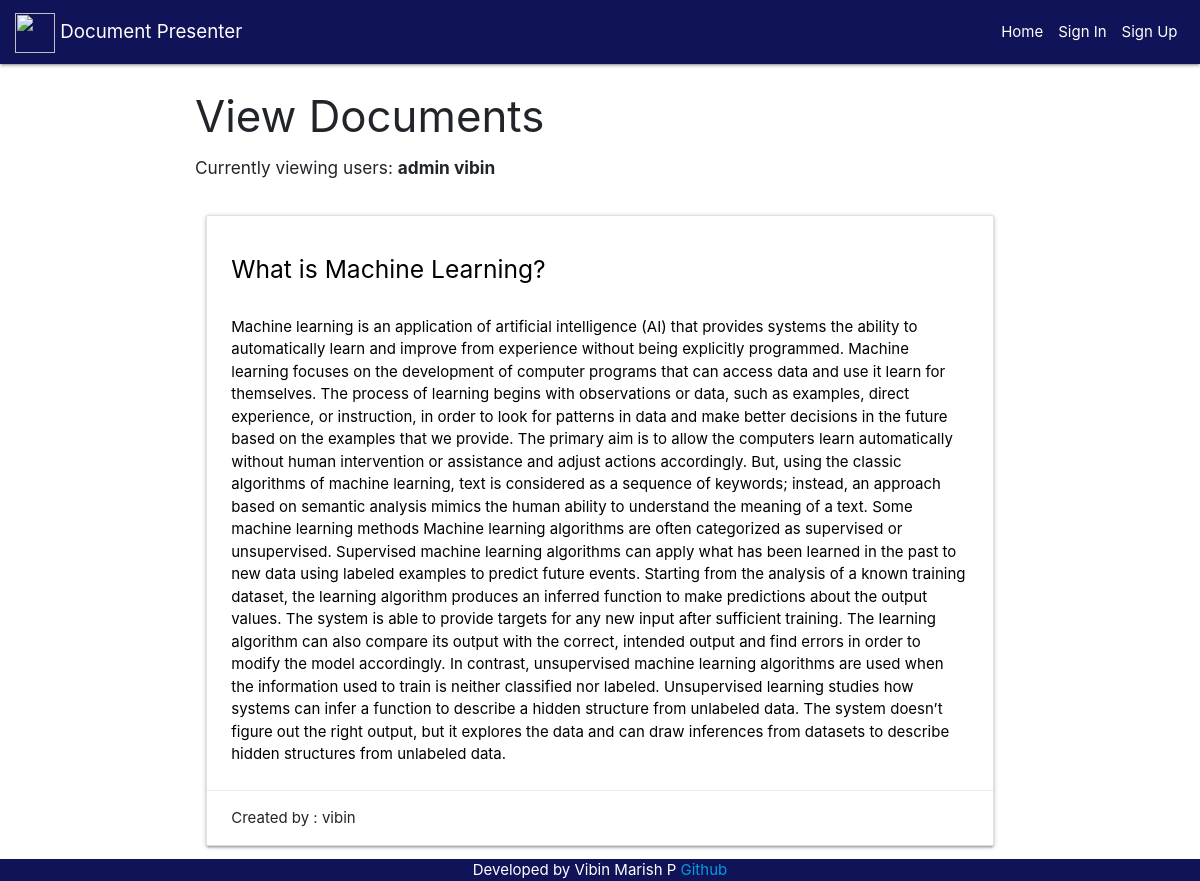
/viewdoc/, run on the app's committed database.
### doc/models.py (models this page shows)
class Post(models.Model):
    Document = models.TextField(max_length=8000)
    Title = models.CharField(max_length=100)
    user = models.ForeignKey(User,on_delete=models.CASCADE,)

### doc/views.py (the view)
# urls.py: path("viewdoc/",views.viewdoc,name="viewdoc"),
def viewdoc(request):
    logged_users = [user.user for user in LoggedUser.objects.all()]
    if request.method == "GET":
        posts=Post.objects.all()
    return render(request, 'viewdoc.html', {"log": logged_users,"posts":posts},)

### templates/viewdoc.html (shortened to what this page needs)
{% extends 'base.html' %}
{% block content %}
<form>
</head>
<body>
<h3>View Documents</h3>
<h6>Currently viewing users: {%for i in log %}<b>{{i }}   </b>{% endfor %}</h6>
<br>
{% for j in posts %}
    <div class="row">
    <div class="col s5 m1">
      <div class="card ">
        <div class="card-content black-text">
            <span class="card-title"><h5>{{j.Title}}</h5></span>
          <p><br>{{j.Document}}</p>
        </div>
        <div class="card-action">
            Created by : {{j.user}}<br>
        </div>
      </div>
    </div>
  </div>
{% endfor %}
</form>
{% endblock %}

### templates/base.html (shortened to what this page needs)
<!DOCTYPE html>
<html lang="en">
<head>
     <link rel="stylesheet" href="https://stackpath.bootstrapcdn.com/bootstrap/4.5.0/css/bootstrap.min.css">
    <link rel="stylesheet" href="https://cdnjs.cloudflare.com/ajax/libs/materialize/1.0.0/css/materialize.min.css">
    {% load static %}
    <nav class="navbar navbar-expand-lg navbar-dark" style="background-color: #101357">
  <a class="navbar-brand" href="/">
      <img src="https://img.icons8.com/cotton/2x/file.png" width="40" height="40" alt="">
      Document Presenter</a>
  <div class="collapse navbar-collapse justify-content-end" id="navbarNavAltMarkup">
    <div class="navbar-nav">
      <a class="nav-item nav-link active" href="/">Home <span class="sr-only">(current)</span></a>
     {% if user.is_authenticated %}
        <a class="nav-item nav-link active" href="/">{{user.username}}</a>
      <a class="nav-item nav-link active" href="/logout">Logout</a>
        {% else %}
      <a class="nav-item nav-link active" href="/login">Sign In</a>
      <a class="nav-item nav-link active" href="/register">Sign Up</a>
        {% endif %}
    </div>
  </div>
</nav>
   </head>
<body>
<div class="container">
{% block content %}
{% endblock %}
    </div>
</body>
<div class="footer">
  Developed by Vibin Marish P
  <a href="https://github.com/vibinmarish/navigus_Round_2">Github</a>
</div>
</html>

### templates/base.html (style rules this page uses)
.footer { position: fixed; left: 0; bottom: 0; width: 100%; background-color: #101357; color: white; text-align: center; }

### data on the page
Post: Title "What is Machine Learning?", Document "Machine learning is an application of artificial intelligence (AI) that provides systems the ability to automatically learn and improve from experience without being explicitly programmed. Machine learning focuses on the development of computer programs that can access data and use it learn for themselves. The process of learning begins with observations or data, such as examples, direct experience, or instruction, in order to look for patterns in data and make better decisions in the future based on the examples that we provide. The primary aim is to allow the computers learn automatically without human intervention or assistance and adjust actions accordingly. But, using the classic…", user "vibin"

### other printed values
{{ i }} "admin"
{{ i }} "vibin"
